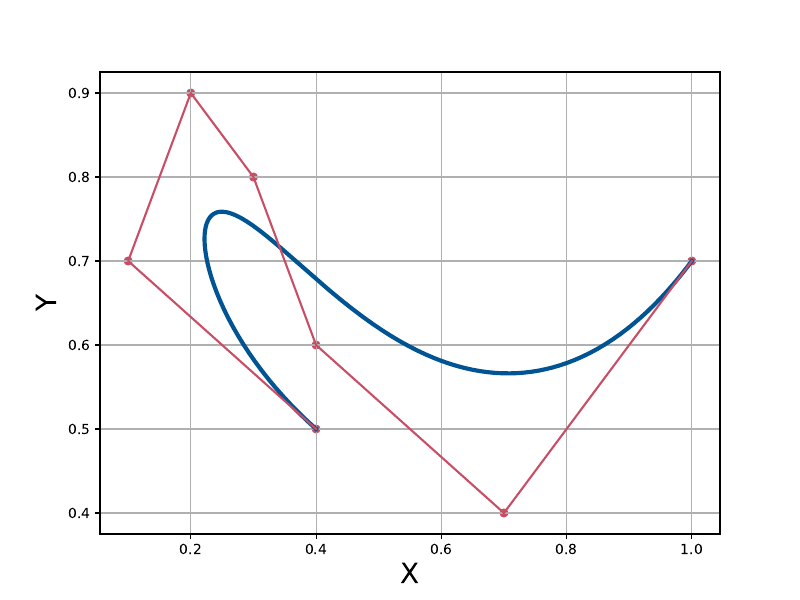

The script that saved this image:
import numpy as np
import matplotlib.pyplot as plt
from scipy.interpolate import BSpline

# Degree=5的knots和控制点
knots = [0, 0, 0, 0, 0, 0, 0,   # 前导节点 (p+1)
        #  0.15, 0.3, 0.45, 0.6, 0.75, 0.9,   # 内部节点
         1, 1, 1, 1, 1, 1, 1]  # 尾部节点 (p+1)

control_points = [
    [0.4, 0.5, 0.0, 1.0],
    [0.1, 0.7, 0.0, 1.0],
    [0.2, 0.9, 0.0, 1.0],
    [0.3, 0.8, 0.0, 1.0],
    [0.4, 0.6, 0.0, 1.0],
    # [0.5, 0.4, 0.0, 1.0],
    # [0.6, 0.3, 0.0, 1.0],
    [0.7, 0.4, 0.0, 1.0],
    # [0.8, 0.6, 0.0, 1.0],
    # [0.9, 0.8, 0.0, 1.0],
    # [1.0, 0.9, 0.0, 1.0],
    [1.0, 0.7, 0.0, 1.0]
]

# Degree 5 B-Spline曲线
degree = 6
spl = BSpline(knots, control_points, degree)

# 在[0, 1]区间内生成100个样本点
x_vals = np.linspace(0, 1, 1000)
y_vals = spl(x_vals)

# 绘制2D B-Spline曲线
plt.figure(figsize=(8, 6))

# 曲线
plt.plot(y_vals[:, 0], y_vals[:, 1], label="B-Spline Curve",color=(1/255, 84/255, 147/255), linewidth=3)
# 控制点
plt.scatter([p[0] for p in control_points], [p[1] for p in control_points], color=(201/255, 78/255, 101/255), s=30, label="Control Points",alpha=1)

# 绘制控制多边形
control_points_x = [p[0] for p in control_points]
control_points_y = [p[1] for p in control_points]
# plt.plot(control_points_x, control_points_y, 'r--', label="Control Polygon")  # 使用红色虚线表示控制多边形
plt.plot(control_points_x, control_points_y, color=(201/255, 78/255, 101/255), linestyle='-', linewidth=1.5, label="Control Polygon")

# plt.title("B-Spline Degree=5 in 2D")
plt.xlabel("X",fontsize=20)
plt.ylabel("Y",fontsize=20)
# plt.legend(fontsize=30)
plt.grid(True)
plt.show()

plt.savefig('easy_2D_6degree.pdf')